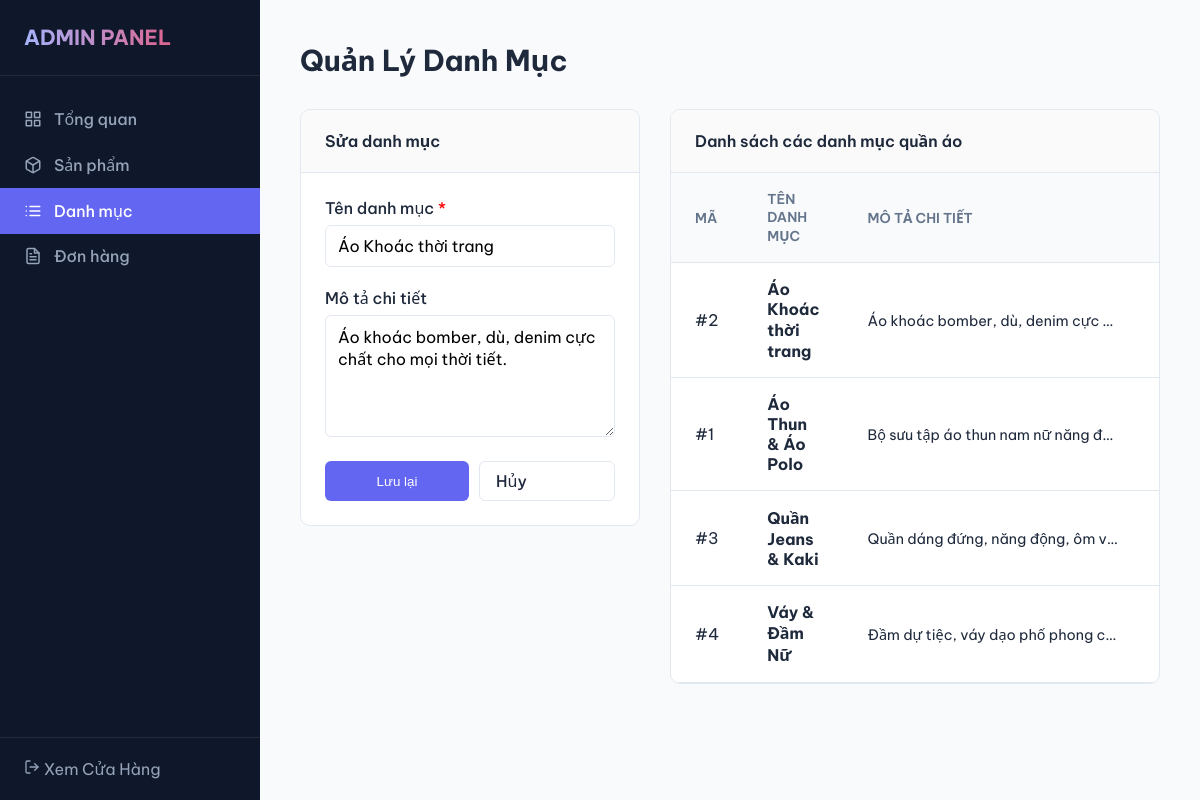
The page /admin/categories.php?action=edit&id=2 on the database its author committed.
### tables this page shows
CREATE TABLE IF NOT EXISTS `categories` (
  `id` INT AUTO_INCREMENT PRIMARY KEY,
  `name` VARCHAR(255) NOT NULL,
  `description` TEXT,
  `created_at` TIMESTAMP DEFAULT CURRENT_TIMESTAMP
);

### src/admin/categories.php (the view, shortened to what this page needs)
<?php
require_once '../config/database.php';
$action = isset($_GET['action']) ? $_GET['action'] : '';
$id = isset($_GET['id']) ? intval($_GET['id']) : 0;
$edit_category = null;
if ($action === 'edit' && $id > 0) {
    $edit_stmt = $pdo->prepare("SELECT * FROM categories WHERE id = ?");
    $edit_stmt->execute([$id]);
    $edit_category = $edit_stmt->fetch();
}
$categories_stmt = $pdo->query("SELECT c.*, COUNT(p.id) as total_products FROM categories c LEFT JOIN products p ON c.id = p.category_id GROUP BY c.id ORDER BY c.name ASC");
$categories = $categories_stmt->fetchAll();
?>
<!DOCTYPE html>
<html lang="vi">
<head>
    <link rel="stylesheet" href="../assets/css/admin.css">
</head>
<body>
    <?php include '../includes/admin_sidebar.php'; ?>
    <div class="admin-content">
        <div class="admin-header-row">
            <h1>Quản Lý Danh Mục</h1>
        </div>
        <div style="display: grid; grid-template-columns: 340px 1fr; gap: 30px; align-items: start;">
            <div class="admin-card">
                <div class="admin-card-header">
                    <?php echo $action === 'edit' ? 'Sửa danh mục' : 'Thêm danh mục mới'; ?>
                </div>
                <form action="categories.php<?php echo $action === 'edit' ? '?id=' . $edit_category['id'] : ''; ?>" method="POST" class="admin-form">
                    <div class="form-group">
                        <label for="name">Tên danh mục <span style="color:red;">*</span></label>
                        <input type="text" name="name" id="name" class="form-control" required value="<?php echo $action === 'edit' ? htmlspecialchars($edit_category['name']) : ''; ?>" placeholder="Ví dụ: Áo Sơ Mi Nam">
                    </div>
                    <div class="form-group">
                        <label for="description">Mô tả chi tiết</label>
                        <textarea name="description" id="description" rows="5" class="form-control" placeholder="Mô tả tóm tắt về loại sản phẩm này..."><?php echo $action === 'edit' ? htmlspecialchars($edit_category['description']) : ''; ?></textarea>
                    </div>
                    <div style="display: flex; gap: 10px;">
                        <button type="submit" class="btn btn-primary" style="flex-grow: 1;">Lưu lại</button>
                        <?php if ($action === 'edit'): ?>
                            <a href="categories.php" class="btn btn-secondary" style="flex-grow: 1;">Hủy</a>
                        <?php endif; ?>
                    </div>
                </form>
            </div>
            <div class="admin-card">
                <div class="admin-card-header">Danh sách các danh mục quần áo</div>
                <div class="admin-table-wrapper">
                    <table class="admin-table">
                        <thead>
                            <tr>
                                <th style="width: 60px;">Mã</th>
                                <th>Tên danh mục</th>
                                <th>Mô tả chi tiết</th>
                                <th style="width: 140px;">Số sản phẩm</th>
                            </tr>
                        </thead>
                        <tbody>
                            <?php if (count($categories) > 0): ?>
                                <?php foreach ($categories as $cat): ?>
                                    <tr>
                                        <td>#<?php echo $cat['id']; ?></td>
                                        <td><strong><?php echo htmlspecialchars($cat['name']); ?></strong></td>
                                        <td style="color: var(--text-muted); font-size: 0.9rem; max-width: 300px; overflow: hidden; text-overflow: ellipsis; white-space: nowrap;">
                                            <?php echo htmlspecialchars($cat['description']); ?>
                                        </td>
                                        <td style="text-align: center; font-weight: 500;">
                                        </td>
                                    </tr>
                                <?php endforeach; ?>
                            <?php endif; ?>
                        </tbody>
                    </table>
                </div>
            </div>
        </div>
    </div>
</body>
</html>

### src/assets/css/admin.css (style rules this page uses)
* { box-sizing: border-box; margin: 0; padding: 0; }
body { font-family: 'Be Vietnam Pro', 'Segoe UI', Tahoma, Geneva, Verdana, sans-serif; background-color: #f8fafc; color: #1e293b; display: flex; min-height: 100vh; }
.admin-content { margin-left: 260px; padding: 40px; flex-grow: 1; }
.admin-header-row { display: flex; justify-content: space-between; align-items: center; margin-bottom: 30px; }
.admin-header-row h1 { font-size: 1.8rem; font-weight: 700; }
.admin-card { background: white; border-radius: 10px; border: 1px solid #e2e8f0; margin-bottom: 30px; overflow: hidden; }
.admin-card-header { padding: 20px 24px; border-bottom: 1px solid #e2e8f0; font-weight: 600; background: #fafafa; }
.admin-table { width: 100%; border-collapse: collapse; }
.admin-table th, .admin-table td { padding: 16px 24px; border-bottom: 1px solid #e2e8f0; text-align: left; }
.admin-table th { background: #f8fafc; font-weight: 600; color: #64748b; font-size: 0.85rem; text-transform: uppercase; }
.btn { display: inline-block; padding: 8px 16px; border-radius: 6px; font-weight: 500; text-decoration: none; border: none; cursor: pointer; }
.btn-primary { background: #6366f1; color: white; }
.btn-secondary { background: transparent; border: 1px solid #e2e8f0; color: #1e293b; }
.admin-form { padding: 24px; }
.form-group { margin-bottom: 20px; }
.form-group label { display: block; margin-bottom: 6px; font-weight: 500; }
.form-control { width: 100%; padding: 10px 12px; border: 1px solid #e2e8f0; border-radius: 6px; font-family: inherit; font-size: 1rem; }

### rows shown on the page
categories: name "Áo Khoác thời trang", description "Áo khoác bomber, dù, denim cực chất cho mọi thời tiết.", id "2", description "Áo khoác bomber, dù, denim cực…"
categories: id "1", name "Áo Thun & Áo Polo", description "Bộ sưu tập áo thun nam nữ năng đ…"
categories: id "3", name "Quần Jeans & Kaki", description "Quần dáng đứng, năng động, ôm v…"
categories: id "4", name "Váy & Đầm Nữ", description "Đầm dự tiệc, váy dạo phố phong c…"
